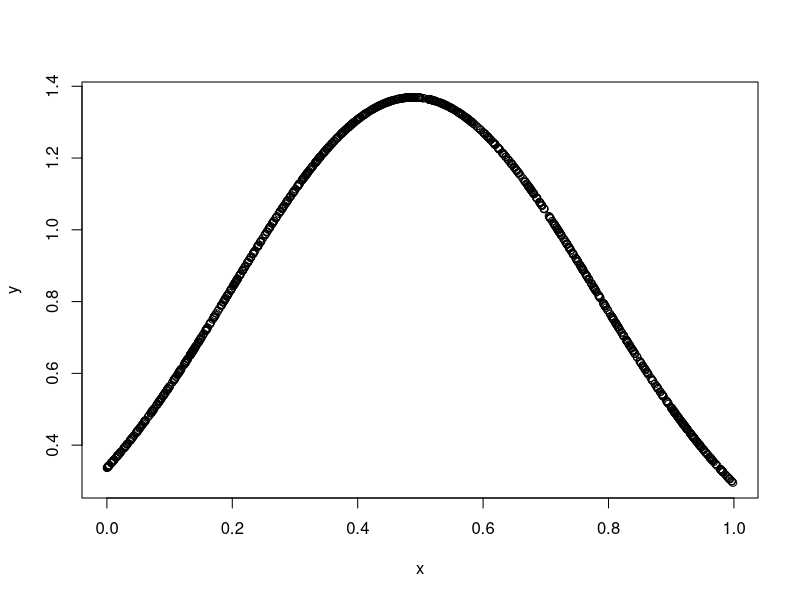
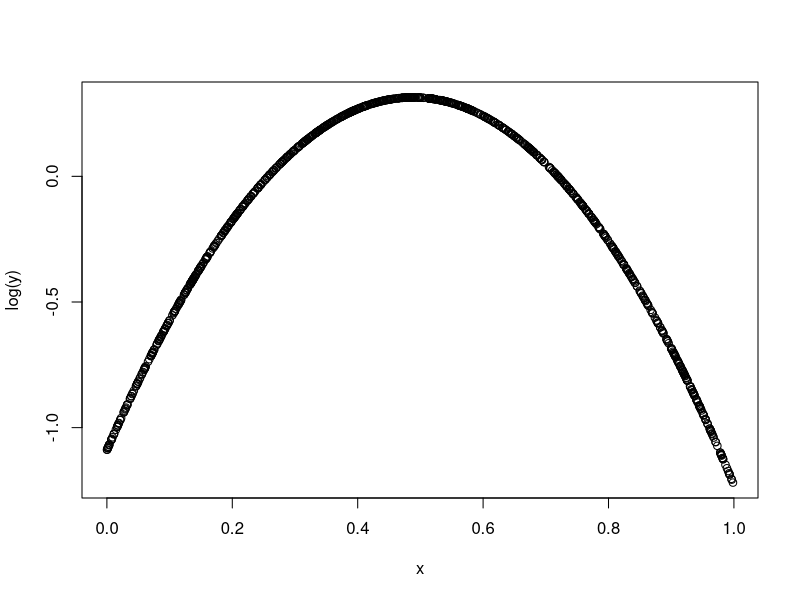

Write the R code that produced these figures, in order.
set.seed(42)
x <- runif(1000)
mu <- mean(x)
sigma <- sd(x)
y <- (1/(sigma*sqrt(2*pi))) * exp(-0.5*(((x-mu)/sigma)^2))
plot(x,y)

# the log of gaussian forms a parabola which is a quadratic function
plot(x,log(y))
